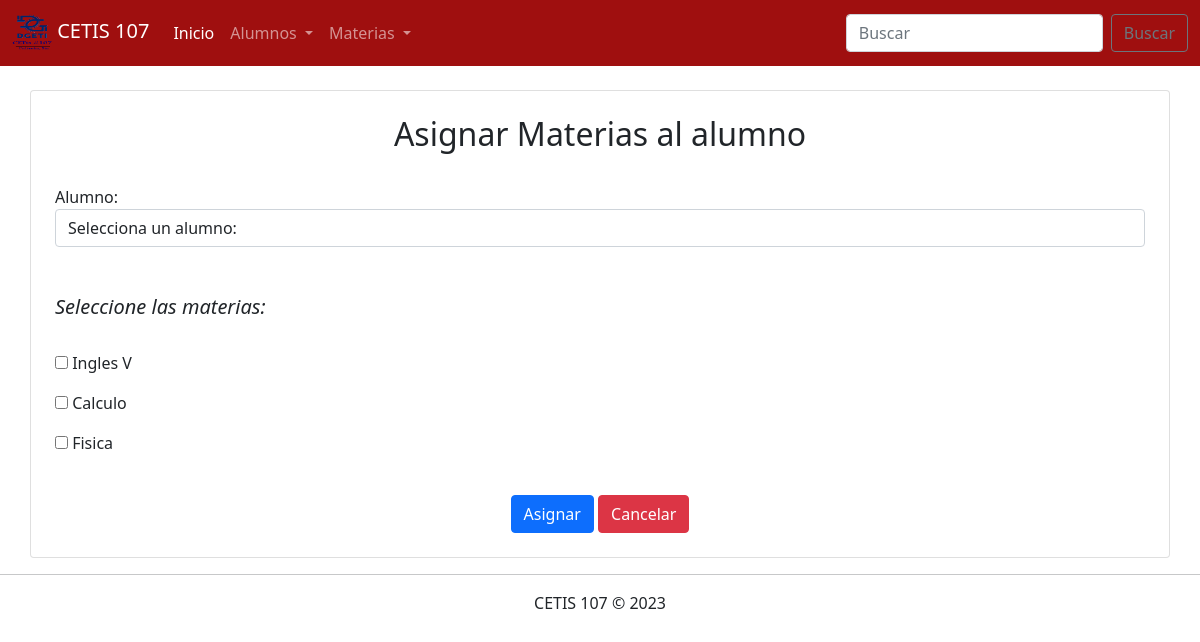
/Parcial3/AsignarMaterias.php, run on an earlier commit of the app's database.
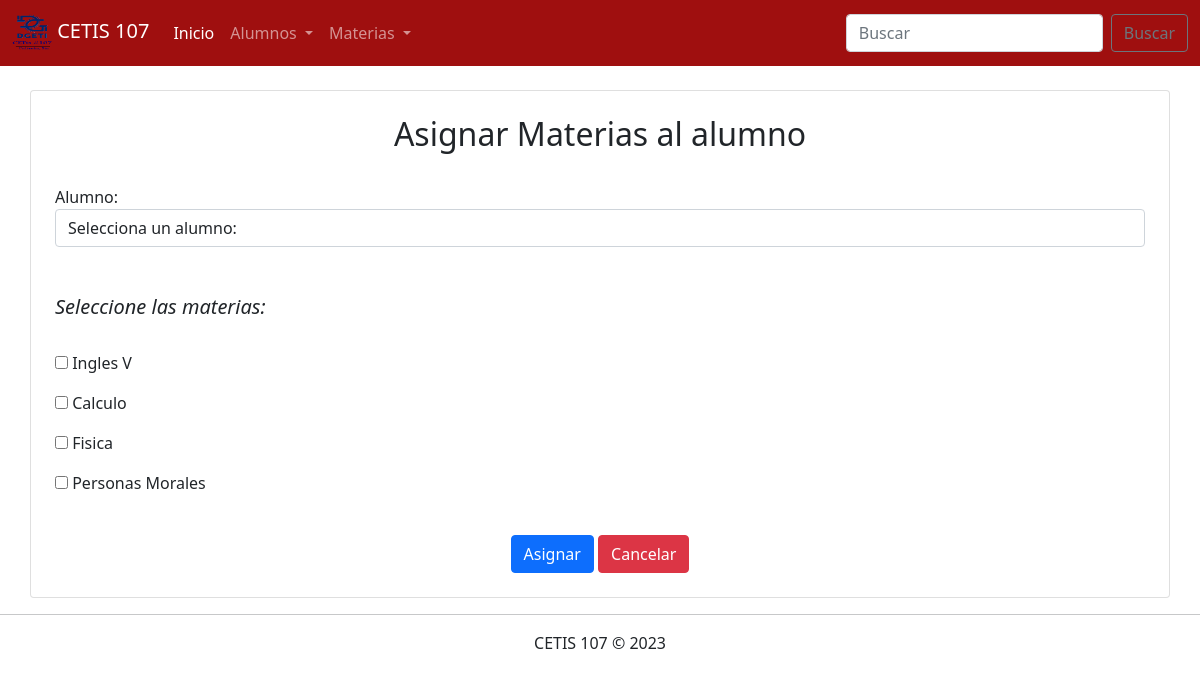
And on a later commit of the database.
### tables this page shows
CREATE TABLE `materias` (
  `id` int(11) NOT NULL,
  `nombre` varchar(100) NOT NULL,
  `semestre` int(11) NOT NULL,
  `especialidad` varchar(50) NOT NULL
);

### Parcial3/AsignarMaterias.php (the view, shortened to what this page needs)
<!DOCTYPE html>
<html lang="en">
<head>
    <link rel="stylesheet" href="css/bootstrap.css">
</head>
<body>
    <?php
        include 'menu.php';
        include 'conexion.php';
        $sql_materias = "SELECT * FROM materias";
        $datos_materias = $conexion->query($sql_materias);
    ?>
    <div class="container"><br>
        <div class="row">
            <div class="col-12 card p-4">
            <center><h2>Asignar Materias al alumno</h2></center><br>
                <form action="GuardarAsignación.php" method="POST">
                    <label for="">Alumno:</label>
                    <select name="alumno" class="form-control">
                        <option value="">Selecciona un alumno:</option>
                    </select>
                    <br><br>
                <i><h5>Seleccione las materias:</h5></i><br>
                    <?php
                        if($datos_materias->num_rows > 0) {
                            while($registro = $datos_materias->fetch_assoc()){  ?>
                             <p><input type="checkbox" name="materias[]" value="<?php echo $registro["id"]; ?>"> <?php echo $registro["nombre"]; ?></p>
                        <?php } } ?>
                    <div><br>
                        <center><input type="submit" class="btn btn-primary" value="Asignar">
                        <a href="" class="btn btn-danger">Cancelar</a></center>
                    </div>
                </form>
            </div>
        </div>
    </div>
<footer class="text-center">
        <hr>
        CETIS 107 &copy; 2023
    </footer>
</body>
</html>

What changed in the data, as far as the page shows it:
added materias: nombre "Personas Morales"
